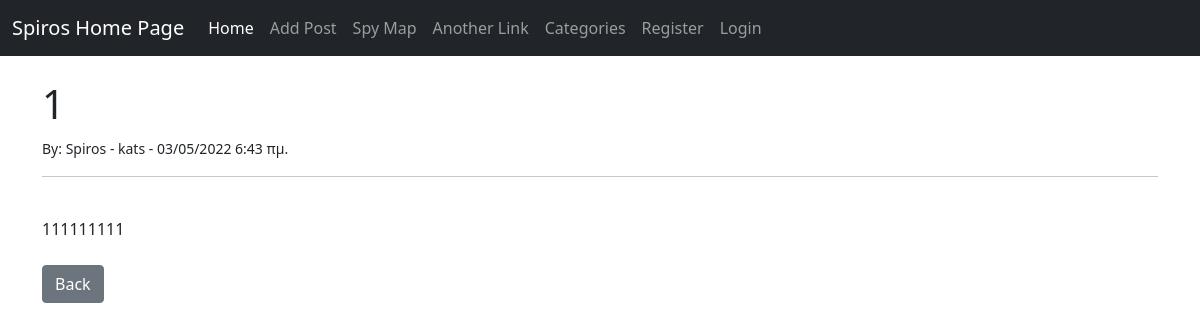
The page /article/25 on the database its author committed.
### theblog/models.py (models this page shows, shortened)
class Post(models.Model):
    title = models.CharField(max_length=255)
    title_tag = models.CharField(max_length=255, default="Spiros Home Page")
    author = models.ForeignKey(User, on_delete=models.CASCADE)
    body = models.TextField()
    published_date = models.DateTimeField(default=timezone.now)
    category = models.CharField(max_length=255, default='coding')

### theblog/views.py (the view)
# urls.py: path('article/<int:pk>', ArticleDetailView.as_view() , name='article-detail'),
class ArticleDetailView(DetailView):
    model = Post
    template_name = 'article_details.html'

### theblog/templates/article_details.html (shortened to what this page needs)
{% extends 'base.html' %}
{% block content %}
<h1>{{ post.title }}</h1>
<small>By: {{post.author.first_name }} -
			{{post.author.last_name }} -
			{{post.published_date}}
</small><br/>
<hr>
<br/>
{{ post.body }}
<br/><br/>
<a href="{% url 'home' %}" class="btn btn-secondary">Back</a>
{% endblock %}

### rows shown on the page
Post: title "1", author.first_name "Spiros", author.last_name "kats", published_date "03/05/2022 6:43 πμ.", body "111111111"
